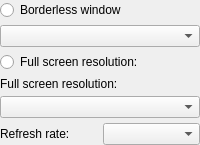
             <widget class="QFrame" name="fullScreenResolutionFrame">
              <property name="toolTip">
               <string>&lt;html&gt;&lt;head/&gt;&lt;body&gt;&lt;p&gt;All the resolutions that your video card/monitor supports should be displayed.&lt;/p&gt;&lt;p&gt;[Recommended:&lt;span style=&quot; font-style:italic;&quot;&gt; Maximum resolution for your monitor unless performance becomes an issue&lt;/span&gt;]&lt;/p&gt;&lt;/body&gt;&lt;/html&gt;</string>
              </property>
              <layout class="QVBoxLayout" name="verticalLayout_23">
               <property name="spacing">
                <number>5</number>
               </property>
               <property name="leftMargin">
                <number>0</number>
               </property>
               <property name="topMargin">
                <number>0</number>
               </property>
               <property name="rightMargin">
                <number>0</number>
               </property>
               <property name="bottomMargin">
                <number>0</number>
               </property>
               <item>
                <widget class="QRadioButton" name="borderlessRadioButton">
                 <property name="text">
                  <string>Borderless window</string>
                 </property>
                </widget>
               </item>
               <item>
                <widget class="QComboBox" name="borderlessComboBox"/>
               </item>
               <item>
                <widget class="QRadioButton" name="fullScreenRadioButton">
                 <property name="text">
                  <string>Full screen resolution:</string>
                 </property>
                </widget>
               </item>
               <item>
                <widget class="QLabel" name="fullscreenResolutionLabel">
                 <property name="text">
                  <string>Full screen resolution:</string>
                 </property>
                </widget>
               </item>
               <item>
                <widget class="QComboBox" name="fullScreenResolutionComboBox"/>
               </item>
               <item>
                <layout class="QHBoxLayout" name="horizontalLayout_25">
                 <item>
                  <widget class="QLabel" name="fullScreenRefreshRateLabel">
                   <property name="text">
                    <string>Refresh rate:</string>
                   </property>
                   <property name="wordWrap">
                    <bool>true</bool>
                   </property>
                  </widget>
                 </item>
                 <item>
                  <widget class="QComboBox" name="fullScreenRefreshRateComboBox"/>
                 </item>
                </layout>
               </item>
              </layout>
             </widget>
